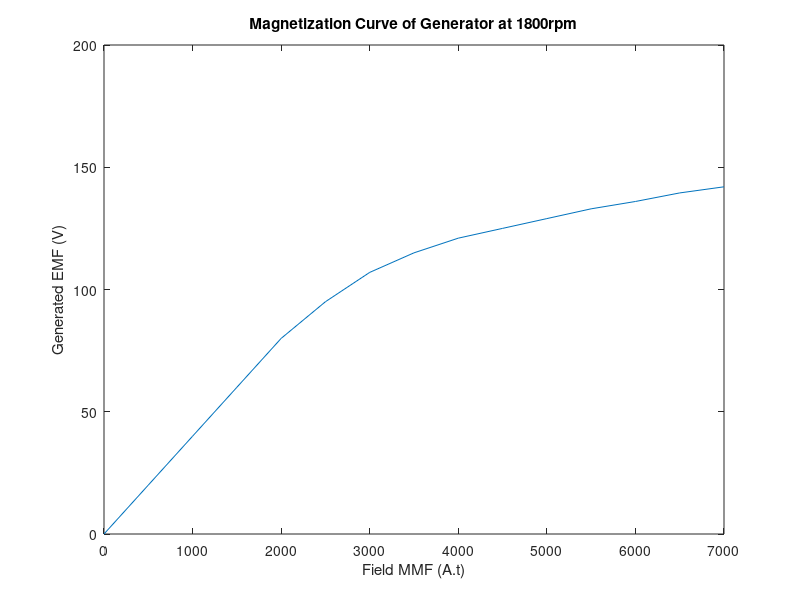
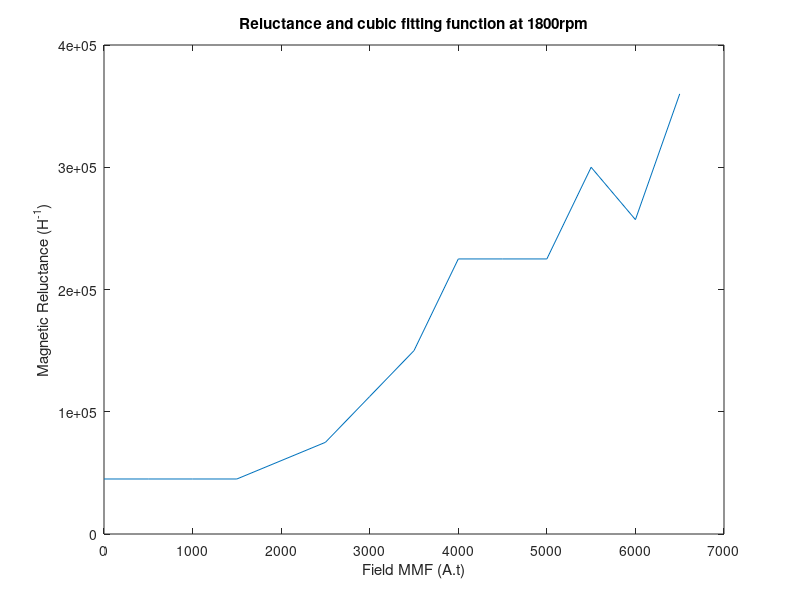

MATLAB code to generate these figures, in order:
clc;clear all;
Nf=1000;
If=0:0.5:7;
Ea=[0 20 40 60 80 95 107 115 121 125 129 133 136 139.5 142];
plot(Nf*If,Ea);
xlabel('Field MMF (A.t)');ylabel('Generated EMF (V)');title('Magnetization Curve of Generator at 1800rpm');
K=1;
Omega=1800;
phi=Ea/(Omega*K);
% subplot(2,1,2)
% plot(Nf*If,phi);
% xlabel('Field MMF (A.t)');ylabel('Flux (V.s)');title('Flux of Generator at 1800rpm');
for ind=1:14
Rm(ind)=(Nf*(If(ind+1)-If(ind)))./(phi(ind+1)-phi(ind));
end
figure;
plot(Nf*If(1:14),Rm)
hold on;
xlabel('Field MMF (A.t)');ylabel('Magnetic Reluctance (H^-^1)');title('Reluctance and cubic fitting function at 1800rpm');
% -1.9e6x*x*x+0.024*x*x-30x+4.8e4
